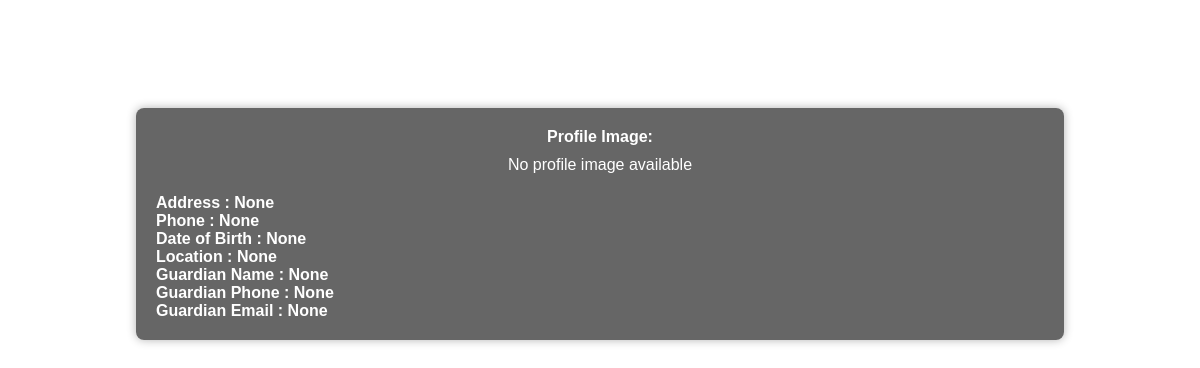
Before: /user/12/ (signed in) with the older database file.
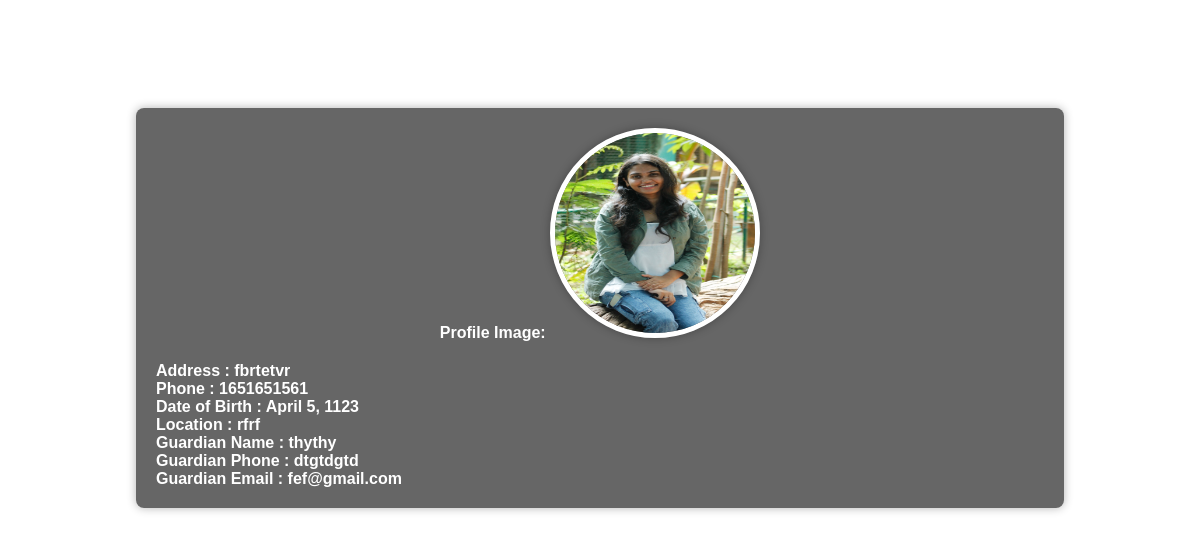
After: the same page with the newer database file.
### app/models.py (models this page shows, shortened)
class UserProfile(models.Model):
    user = models.OneToOneField(User, on_delete=models.CASCADE, related_name="user_profile")
    address = models.CharField(max_length=200, null=True)
    phone = models.CharField(max_length=20, null=True)
    dob = models.DateField(null=True)
    location = models.CharField(max_length=200, null=True)
    profile_image = models.ImageField(upload_to='images/profile', blank=True, null=True)
    guardian_name = models.CharField(max_length=200, null=True)
    guardian_phone = models.CharField(max_length=20, null=True)
    guardian_email = models.EmailField(max_length=30,null=True)

### app/views.py (the view)
# urls.py: path("user/<int:pk>/",SpecifiedUser.as_view(),name="specifieduser"),
@method_decorator(decs,name="dispatch")
class SpecifiedUser(DetailView):
    model = UserProfile
    template_name = 'userlist.html'
    context_object_name = 'data'
    def get_object(self, queryset=None):
        user_id = self.kwargs.get("pk")
        try:
            user = User.objects.get(pk=user_id)
            return UserProfile.objects.get(user=user)
        except User.DoesNotExist:
            raise Http404("User does not exist")
        except UserProfile.DoesNotExist:
            raise Http404("UserProfile does not exist for the specified user")

### app/decorator.py (called while the page is built)
def login_required(fn):
    def wrapper(request,*args,**kwargs):
        if not request.user.is_authenticated:
            messages.error(request,"invalid session")
            return redirect("signin")
        else:
            return fn(request,*args,**kwargs)
    return wrapper

### app/templates/userlist.html (shortened to what this page needs)
<!DOCTYPE html>
<html lang="en">
<head>
</head>
<body>
    <div class="container">
        <div class="profile-header">
            <h1>User Profile</h1>
        </div>
        <div class="profile-info">
            <div class="profile-image">
                <label for="profile_image">Profile Image:</label>
                {% if data.profile_image %}
                <img src="{{ data.profile_image.url }}" alt="Profile Image">
                {% else %}
                <p>No profile image available</p>
                {% endif %}
            </div>
            <label for="address">Address  :  {{ data.address }}</label>
<div>
            <label for="phone">Phone  :  {{ data.phone }}</label>
</div>
<div>
            <label for="dob">Date of Birth   :  {{ data.dob }}</label>
            </div>
<div>
    <label for="location">Location  :  {{ data.location }}</label>
</div>
             <div>
            <label for="guardian_name">Guardian Name  :  {{ data.guardian_name }}
            </label>
            </div>
             <div>
            <label for="guardian_phone">Guardian Phone  :  {{ data.guardian_phone }}</label>
            </div>
            <div>
                <label for="guardian_email">Guardian Email  :  {{ data.guardian_email }}</label>
            </div>
        </div>
    </div>
</body>
</html>

Changed rows visible on the page:
changed UserProfile: profile_image: picture added; address "None" → "fbrtetvr"; phone "None" → "1651651561"; dob "None" → "April 5, 1123"; location "None" → "rfrf"; guardian_name "None" → "thythy"; guardian_phone "None" → "dtgtdgtd"; guardian_email "None" → "fef@gmail.com"
Other visible differences:
text no longer shown: "No profile image available"
